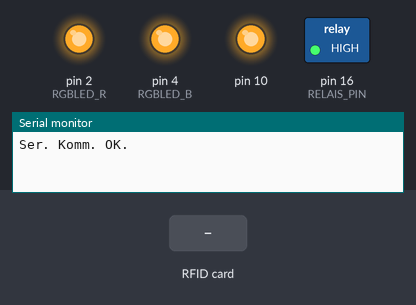
The sketch below on a simulated Arduino Uno, built with avr-gcc and run on an emulated ATmega328P. Shown: switched loads named in the sketch (green lamp = pin HIGH), output pins drawn as LEDs (lit = HIGH), the last lines printed to the serial monitor. The inputs (shaded band) are chosen by the test bench. Pins used as bus, display or sensor lines are not drawn.

Above: at 1.5 s.
1.6 s: RFID card 06 1C DF 01 held to the reader
At 3.0 s:
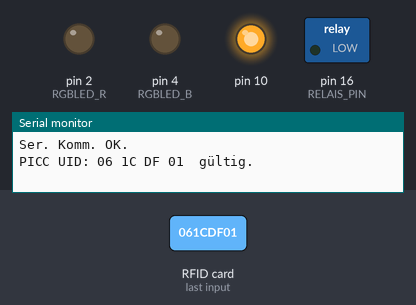
At 4.4 s:
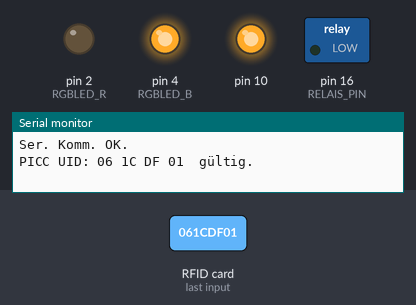
4.6 s: RFID card 5E 7A 19 C4 held to the reader
At 5.4 s:
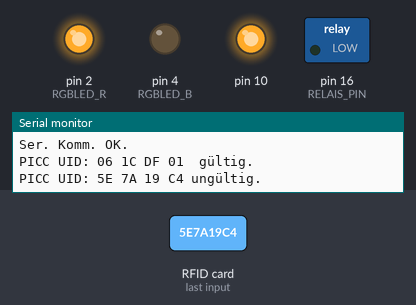
Timing chart, 0 to 7.6 s (numbered marks = the images above; inputs shaded):
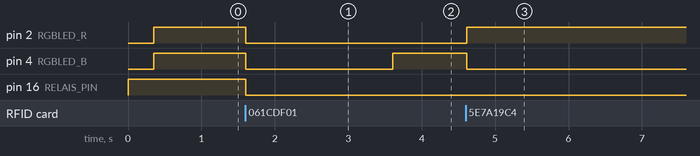

Measured:
- after the input at 1.6 s, pin 2 (RGBLED_R), pin 16 (RELAIS_PIN): HIGH → LOW at once; pin 4 (RGBLED_B): HIGH → LOW at once, → HIGH 2.0 s later
- after the input at 4.6 s, pin 2 (RGBLED_R): LOW → HIGH at once; pin 4 (RGBLED_B): HIGH → LOW at once

The sketch:

CardReader_ESP8266.ino
```cpp
#include <SPI.h>
#include <MFRC522.h>

#define RST_PIN     5   // SPI Reset Pin (D1  Ausgang)
#define RELAIS_PIN  16  // Relais (D0  Ausgang) [LOW Aktiv] - Auch interne LED nahe USB Port
#define SS_PIN      15  // SPI Slave Select Pin

#define RGBLED_R    2   // Rot (D4  Ausgang)
#define RGBLED_G    0   // Grün (D3  Ausgang) - Auch interne LED auf dem ESP Modul
#define RGBLED_B    4   // Blau (D2  Ausgang)

#define LED_BUILTIN 16
#define PIN_WIRE_SDA 4
#define PIN_WIRE_SCL 5


MFRC522 mfrc522(SS_PIN, RST_PIN);   // Instanz des MFRC522 erzeugen
MFRC522::MIFARE_Key key;

byte myValidCardUID[4] = {0x06,0x1C,0xDF,0x01}; // Hier die per serielle Schnittstelle gelesene
                                                // UID eintragen, für die der Lesevorgang zukünfig
                                                // gültig sein soll, und das Relais geschaltet werden
                                                // soll.
void setup() {
  pinMode(RST_PIN,OUTPUT);
  pinMode(RELAIS_PIN,OUTPUT);
  pinMode(RGBLED_R,OUTPUT);
  pinMode(RGBLED_G,OUTPUT);
  pinMode(RGBLED_B,OUTPUT);
  digitalWrite(RELAIS_PIN,HIGH);    // Relais inaktiv
  digitalWrite(RST_PIN,HIGH);
  digitalWrite(RGBLED_R,LOW);       //Led AUS
  digitalWrite(RGBLED_G,LOW);
  digitalWrite(RGBLED_B,LOW);
  Serial.begin(9600);               // Serielle Kommunikation mit dem PC initialisieren
  Serial.println("Ser. Komm. OK.");
  SPI.begin();                      // Initialisiere SPI Kommunikation
  digitalWrite(RST_PIN,LOW);
  delay(300);
  digitalWrite(RST_PIN,HIGH);
  mfrc522.PCD_Reset();
  mfrc522.PCD_Init();               // Initialisiere MFRC522 Lesemodul
  mfrc522.PCD_AntennaOn();
  yield();

  digitalWrite(RGBLED_R,HIGH);     //Led Farbe Lila Initalisierung abgeschlossen
  digitalWrite(RGBLED_G,LOW);
  digitalWrite(RGBLED_B,HIGH);

}

void loop()  // Diese Funktion wird in Endlosschleife ausgeführt
{

  // Nur wenn eine Karte gefunden wird und gelesen werden konnte, wird der Inhalt von IF ausgeführt

  if (mfrc522.PICC_IsNewCardPresent() && mfrc522.PICC_ReadCardSerial() )   // PICC = proximity integrated circuit card = kontaktlose Chipkarte
  {

    Serial.print("PICC UID:");
    for (byte i = 0; i < mfrc522.uid.size; i++)
    {
      // Abstand zwischen HEX-Zahlen und führende Null bei Byte < 16
      Serial.print(mfrc522.uid.uidByte[i] < 0x10 ? " 0" : " ");
      Serial.print(mfrc522.uid.uidByte[i], HEX);

    }
 bool IsValid = true;
   for (byte i = 0; i < sizeof(myValidCardUID); i++)
    {
    if (mfrc522.uid.uidByte[i] != myValidCardUID[i]) { IsValid = false; }

    }
   if (IsValid)
   {
      bool PinState= digitalRead(RELAIS_PIN);
      PinState = !PinState;
      digitalWrite(RELAIS_PIN, PinState);
      digitalWrite(RGBLED_R,LOW);     //Led Grün
      digitalWrite(RGBLED_G,HIGH);
      digitalWrite(RGBLED_B,LOW);
      Serial.print("  gültig.");
      delay(2000);
      digitalWrite(RGBLED_R,LOW);     //Led Farbe Blau Leser ist in Grundzustand
      digitalWrite(RGBLED_G,LOW);
      digitalWrite(RGBLED_B,HIGH);
   } else
   {
      digitalWrite(RGBLED_R,HIGH);     //Led Rot - Letzte Karte war ungültig
      digitalWrite(RGBLED_G,LOW);
      digitalWrite(RGBLED_B,LOW);
      Serial.print(" ungültig.");
      delay(2000);
   }


    Serial.println();

    // Versetzt die gelesene Karte in einen Ruhemodus, um nach anderen Karten suchen zu können.
    mfrc522.PICC_HaltA();
    delay(1000);
  }

  yield(); // interne ESP8266 Funktionen aufrufen
}
```
